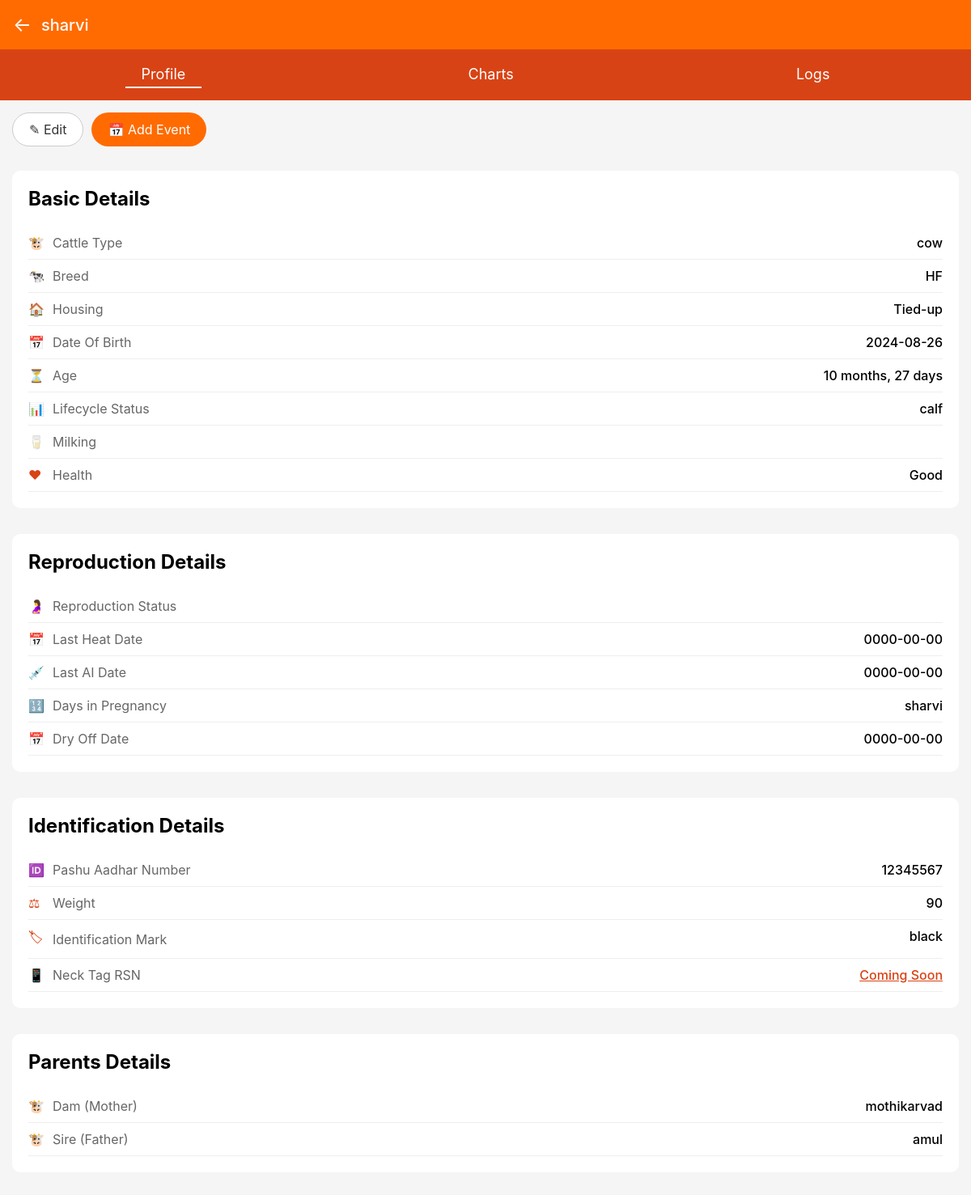
The page /viewcattle.php?id=10 on the database its author committed.
### tables this page shows
CREATE TABLE IF NOT EXISTS `cattle` (
  `id` int(11) NOT NULL AUTO_INCREMENT,
  `cattlename` varchar(50) NOT NULL,
  `cattletype` varchar(30) NOT NULL,
  `breed` varchar(30) NOT NULL,
  `Date_Of_Birth` date NOT NULL,
  `lifecycle_Status` varchar(30) NOT NULL,
  `milking` varchar(20) NOT NULL,
  `Health_Status` varchar(30) NOT NULL,
  `ReproductionStatus` varchar(50) NOT NULL,
  `Lastheat` date NOT NULL,
  `LastAI` date NOT NULL,
  `Lastcalving` date NOT NULL,
  `PashuAadhar` varchar(50) NOT NULL,
  `Weight` int(11) NOT NULL,
  `IdentificationMark` varchar(100) NOT NULL,
  `Mother` varchar(50) NOT NULL,
  `Father` varchar(50) NOT NULL,
  `Calf Detail` varchar(50) NOT NULL,
  `calfname` varchar(100) NOT NULL,
  `sex` varchar(11) NOT NULL,
  `calfbdate` date NOT NULL,
  `calffather` varchar(50) NOT NULL,
  `Dry Off Date` date NOT NULL,
  PRIMARY KEY (`id`)
);

### viewcattle.php (the view, shortened to what this page needs)
<!DOCTYPE html>
<html lang="en">
<head>
</head>
<body>
    <div id="viewMode">
    <?php
    require './config/connection.php';
        $id = $_GET['id'];
        if ($id) {
            $sql = "SELECT * FROM cattle WHERE id =$id";
        $result = mysqli_query($conn, $sql);
        while ($row = mysqli_fetch_array($result))
        {
    ?>
    <header class="header">
        <a href="Cattle List.php" class="back-button">←</a>
        <h1><?php echo $row["cattlename"]; ?></h1>
    </header>
    <nav class="tabs">
        <a href="#" class="tab active">Profile</a>
        <a href="#" class="tab">Charts</a>
        <a href="#" class="tab">Logs</a>
    </nav>
    <div class="actions">
        <a class="btn btn-edit" onclick="toggleEditMode()">✎ Edit</a>
        <button class="btn btn-add">📅 Add Event</button>
    </div>
    <section class="section">
        <h2 class="section-title">Basic Details</h2>
        <div class="detail-row">
            <span class="detail-label"><span class="icon">🐮</span>Cattle Type</span>
            <span class="detail-value"><?php echo $row["cattletype"]; ?></span>
        </div>
        <div class="detail-row">
            <span class="detail-label"><span class="icon">🐄</span>Breed</span>
            <span class="detail-value"><?php echo $row["breed"]; ?></span>
        </div>
        <div class="detail-row">
            <span class="detail-label"><span class="icon">🏠</span>Housing</span>
            <span class="detail-value">Tied-up</span>
        </div>
        <div class="detail-row">
            <span class="detail-label"><span class="icon">📅</span>Date Of Birth</span>
            <span class="detail-value"><?php echo $row["Date_Of_Birth"]; ?></span>
        </div>
        <div class="detail-row">
            <span class="detail-label"><span class="icon">⏳</span>Age</span>
            <span class="detail-value"><?php
function calculateDetailedAge($birthdate) {
    $today = new DateTime();
    $birth = new DateTime($birthdate);
    $diff = $today->diff($birth);
    return [
        'years' => $diff->y,
        'months' => $diff->m,
        'days' => $diff->d
    ];
}
function formatAge($age) {
    $parts = [];
    if ($age['months'] > 0) {
        $parts[] = $age['months'] . ' month' . ($age['months'] > 1 ? 's' : '');
    }
    if ($age['days'] > 0) {
        $parts[] = $age['days'] . ' day' . ($age['days'] > 1 ? 's' : '');
    }
    return implode(', ', $parts);
}
$birthdate = $row["Date_Of_Birth"];
$age = calculateDetailedAge($birthdate);
echo "" . formatAge($age) . "\n";
?></span>
        </div>
        <div class="detail-row">
            <span class="detail-label"><span class="icon">📊</span>Lifecycle Status</span>
            <span class="detail-value"><?php echo $row["lifecycle_Status"]; ?></span>
        </div>
        <div class="detail-row">
            <span class="detail-label"><span class="icon">🥛</span>Milking</span>
        </div>
        <div class="detail-row">
            <span class="detail-label"><span class="icon">❤</span>Health</span>
            <span class="detail-value"><?php echo $row["Health_Status"]; ?></span>
        </div>
    </section>
    <section class="section">
        <h2 class="section-title">Reproduction Details</h2>
        <div class="detail-row">
            <span class="detail-label"><span class="icon">🤰</span>Reproduction Status</span>
        </div>
        <div class="detail-row">
            <span class="detail-label"><span class="icon">📅</span>Last Heat Date</span>
            <span class="detail-value"><?php echo $row["Lastheat"]; ?></span>
        </div>
        <div class="detail-row">
            <span class="detail-label"><span class="icon">💉</span>Last AI Date</span>
            <span class="detail-value"><?php echo $row["LastAI"]; ?></span>
        </div>
        <div class="detail-row">
            <span class="detail-label"><span class="icon">🔢</span>Days in Pregnancy</span>
            <span class="detail-value"><?php echo $row["cattlename"]; ?></span>
        </div>
        <div class="detail-row">
            <span class="detail-label"><span class="icon">📅</span>Dry Off Date</span>
            <span class="detail-value"><?php   echo $row['Dry Off Date'];?></span>
        </div>
    </section>
    <section class="section">
        <h2 class="section-title">Identification Details</h2>
        <div class="detail-row">
            <span class="detail-label"><span class="icon">🆔</span>Pashu Aadhar Number</span>
            <span class="detail-value"><?php echo $row["PashuAadhar"]; ?></span>
        </div>
        <div class="detail-row">
            <span class="detail-label"><span class="icon">⚖</span>Weight</span>
            <span class="detail-value"><?php echo $row["Weight"]; ?></span>
        </div>
        <div class="detail-row">
            <span class="detail-label"><span class="icon">🏷</span>Identification Mark</span>
            <span class="detail-value"><?php echo $row["IdentificationMark"]; ?></span>
        </div>
        <div class="detail-row">
            <span class="detail-label"><span class="icon">📱</span>Neck Tag RSN</span>
            <span class="detail-value attach-device">Coming Soon</span>
        </div>
    </section>
    <section class="section">
        <h2 class="section-title">Parents Details</h2>
        <div class="detail-row">
            <span class="detail-label"><span class="icon">🐮</span>Dam (Mother)</span>
            <span class="detail-value"><?php echo $row["Mother"]; ?></span>
        </div>
        <div class="detail-row">
            <span class="detail-label"><span class="icon">🐮</span>Sire (Father)</span>
            <span class="detail-value"><?php echo $row["Father"]; ?></span>
        </div>
    </section>
    <?php
                }
            }
            else{
                echo "<h3>No found</h3>";
            }
            ?>
    </div>
</body>
</html>

### viewcattle.php (style rules this page uses)
* { margin: 0; padding: 0; box-sizing: border-box; font-family: -apple-system, BlinkMacSystemFont, "Segoe UI", Roboto, sans-serif; }
body { background-color: #f5f5f5; }
.header { background-color: #FF6B00; padding: 16px; display: flex; align-items: center; gap: 12px; position: sticky; top: 0; z-index: 100; }
.header h1 { color: white; font-size: 20px; font-weight: 500; }
.back-button { font-size: 24px; color: white; text-decoration: none; }
.tabs { background-color: #D84315; display: flex; justify-content: space-around; padding: 15px 0; }
.tab { color: white; text-decoration: none; font-size: 18px; padding: 5px 20px; }
.tab.active { border-bottom: 2px solid white; }
.actions { padding: 15px; display: flex; gap: 10px; }
.btn { padding: 10px 20px; border-radius: 25px; border: none; font-size: 16px; cursor: pointer; display: flex; align-items: center; gap: 5px; }
.btn-edit { background-color: white; border: 1px solid #ccc; color: #333; text-decoration: none; }
.btn-add { background-color: #FF6B00; color: white; }
.section { background-color: white; margin: 15px; padding: 20px; border-radius: 10px; }
.section-title { font-size: 24px; margin-bottom: 20px; }
.detail-row { display: flex; justify-content: space-between; padding: 10px 0; border-bottom: 1px solid #eee; }
.detail-label { color: #666; display: flex; align-items: center; gap: 10px; }
.detail-value { font-weight: 500; }
.attach-device { color: #D84315; text-decoration: underline; }
.icon { color: #D84315; width: 20px; display: inline-block; }
.section { margin-bottom: 32px; }
.section:last-of-type { margin-bottom: 80px; }

### rows shown on the page
cattle: cattlename "sharvi", cattletype "cow", breed "HF", Date_Of_Birth "2024-08-26", Date_Of_Birth "10 months, 27 days", lifecycle_Status "calf", Health_Status "Good", Lastheat "0000-00-00", LastAI "0000-00-00", Dry Off Date "0000-00-00", PashuAadhar "12345567", Weight "90", IdentificationMark "black", Mother "mothikarvad", Father "amul"
